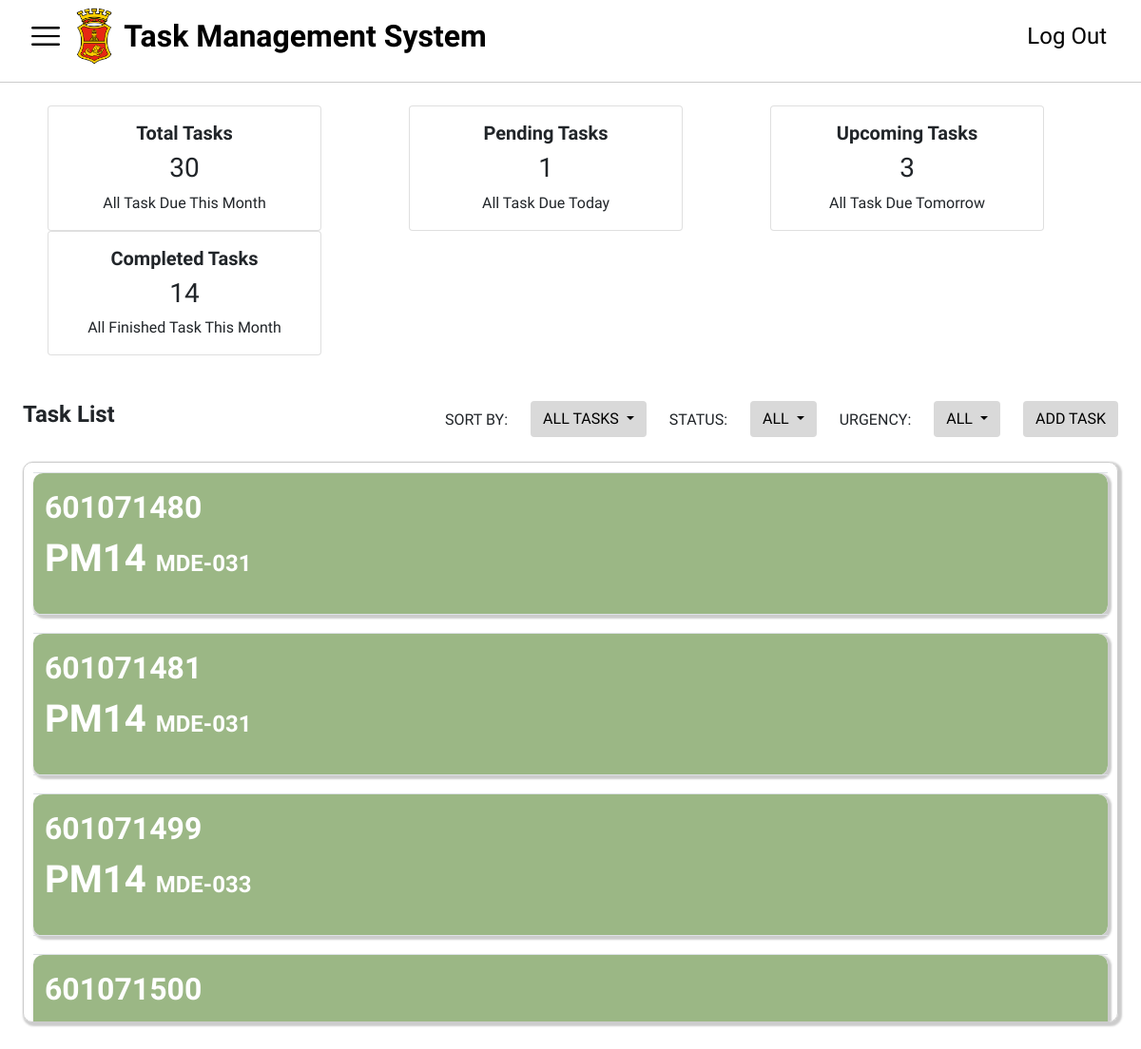
Page /dashboard.php on the committed database.
### tables this page shows
CREATE TABLE `tasks` (
  `taskID` int(11) NOT NULL,
  `startDate` date DEFAULT NULL,
  `orderType` varchar(255) DEFAULT NULL,
  `orderDescription` varchar(255) DEFAULT NULL,
  `maintenance_plan` varchar(255) DEFAULT NULL,
  `mpDescription` varchar(255) DEFAULT NULL,
  `mainWorkCtr` varchar(255) DEFAULT NULL,
  `systemStatus` varchar(255) DEFAULT NULL,
  `ssDescription` varchar(255) DEFAULT NULL,
  `plannerGroup` varchar(255) DEFAULT NULL,
  `costCenter` varchar(255) DEFAULT NULL,
  `equipmentID` int(11) DEFAULT NULL,
  `taskStatus` enum('Pending','Completed') NOT NULL DEFAULT 'Pending',
  `urgency` enum('Low','Medium','High') NOT NULL DEFAULT 'Low'
);

### dashboard.php (the view, shortened to what this page needs)
<?php
include('conn.php');
$selectedSort = isset($_GET['sort']) ? $_GET['sort'] : 'all';
$selectedStatus = isset($_GET['status']) ? $_GET['status'] : 'all';
$selectedUrgency = isset($_GET['urgency']) ? $_GET['urgency'] : 'all';
$currentDate = date('Y-m-d');
$tomorrowDate = date('Y-m-d', strtotime('+1 day'));
$firstDayOfMonth = date('Y-m-01');
$lastDayOfMonth = date('Y-m-t');
$query = "SELECT * FROM tasks WHERE startDate BETWEEN '$firstDayOfMonth' AND '$lastDayOfMonth'";
$result = mysqli_query($conn, $query);
$sqlTotalTasks = "SELECT COUNT(*) AS totalTasks FROM tasks WHERE startDate BETWEEN '$firstDayOfMonth' AND '$lastDayOfMonth'";
$resultTotalTasks = mysqli_query($conn, $sqlTotalTasks);
$rowTotalTasks = mysqli_fetch_assoc($resultTotalTasks);
$totalTasks = $rowTotalTasks['totalTasks'];
$sqlPendingTasks = "SELECT COUNT(*) AS pendingTasks FROM tasks WHERE startDate = '$currentDate' AND startDate BETWEEN '$firstDayOfMonth' AND '$lastDayOfMonth'";
$resultPendingTasks = mysqli_query($conn, $sqlPendingTasks);
$rowPendingTasks = mysqli_fetch_assoc($resultPendingTasks);
$pendingTasks = $rowPendingTasks['pendingTasks'];
$sqlUpcomingTasks = "SELECT COUNT(*) AS upcomingTasks FROM tasks WHERE startDate = '$tomorrowDate' AND startDate BETWEEN '$firstDayOfMonth' AND '$lastDayOfMonth'";
$resultUpcomingTasks = mysqli_query($conn, $sqlUpcomingTasks);
$rowUpcomingTasks = mysqli_fetch_assoc($resultUpcomingTasks);
$upcomingTasks = $rowUpcomingTasks['upcomingTasks'];
$sqlCompletedTasks = "SELECT COUNT(*) AS completedTasks FROM tasks WHERE taskStatus = 'Completed' AND startDate BETWEEN '$firstDayOfMonth' AND '$lastDayOfMonth'";
$resultCompletedTasks = mysqli_query($conn, $sqlCompletedTasks);
$rowCompletedTasks = mysqli_fetch_assoc($resultCompletedTasks);
$completedTasks = $rowCompletedTasks['completedTasks'];
?>
<!DOCTYPE html>
<html lang="en">
<head>
  <?php
    include('header.php');
  ?>
</head>
<body>
  <nav class="navbar navbar-expand-lg bg-body-tertiary">
    <div class="container-fluid" id="side-menu">
      <img src="images/menu-bar.png" data-bs-toggle="offcanvas" href="#offcanvasExample" aria-controls="offcanvasExample" id="burger">
      <div class="collapse navbar-collapse" id="navbarNav">
        <img src="images/San_Miguel_Corporation_logo.webp" id="navlogo"><br>
        <a class="navbar-brand" id="tms" href="dashboard.php">Task Management System</a>
        <ul class="navbar-nav ms-auto">
          <li class="nav-item">
            <a class="nav-link" href="index.php" id="logout">Log Out</a>
          </li>
        </ul>
      </div>
    </div>
  </nav>
  <div class="header-divider"></div><br>
  <div class="container text-center">
    <div class="row">
        <div class="col mx-2">
            <div class="card" style="width: 18rem;">
                <div class="card-body">
                    <h5 class="card-title fw-bold">Total Tasks</h5>
                    <h3><?php echo $totalTasks; ?></h3>
                    <h7>All Task Due This Month</h7>
                </div>
            </div>
        </div>
        <div class="col mx-2">
            <div class="card" style="width: 18rem;">
                <div class="card-body">
                    <h5 class="card-title fw-bold">Pending Tasks</h5>
                    <h3 class="card-text"><?php echo $pendingTasks; ?></h3>
                    <h7>All Task Due Today</h7>
                </div>
            </div>
        </div>
        <div class="col mx-2">
            <div class="card" style="width: 18rem;">
                <div class="card-body">
                    <h5 class="card-title fw-bold">Upcoming Tasks</h5>
                    <h3 class="card-text"><?php echo $upcomingTasks; ?></h3>
                    <h7>All Task Due Tomorrow</h7>
                </div>
            </div>
        </div>
        <div class="col mx-2">
            <div class="card" style="width: 18rem;">
                <div class="card-body">
                    <h5 class="card-title fw-bold">Completed Tasks</h5>
                    <h3 class="card-text"><?php echo $completedTasks; ?></h3>
                    <h7>All Finished Task This Month</h7>
                </div>
            </div>
        </div>
    </div>
</div>
  <div class="mx-4 mt-5">
    <div class="row">
      <div class="col">
      <h4 class="fw-bold">Task List</h4>
      </div>
      <div class="col-auto pt-2">
        <p>SORT BY:</p>
      </div>
      <div class="col-auto">
        <div class="dropdown">
            <button class="btn dropdown-toggle" type="button" id="sortDropdown" data-bs-toggle="dropdown" aria-expanded="false">
                <?php echo strtoupper($selectedSort === 'all' ? 'ALL TASKS' : $selectedSort); ?>
            </button>
        </div>
      </div>
      <div class="col-auto pt-2">
        <p>STATUS:</p>
      </div>
      <div class="col-auto">
        <div class="dropdown">
            <button class="btn dropdown-toggle" type="button" id="statusDropdown" data-bs-toggle="dropdown" aria-expanded="false">
                <?php echo strtoupper($selectedStatus === 'all' ? 'ALL' : $selectedStatus); ?>
            </button>
        </div>
      </div>
      <div class="col-auto pt-2">
        <p>URGENCY:</p>
      </div>
      <div class="col-auto">
        <div class="dropdown">
            <button class="btn dropdown-toggle" type="button" id="urgencyDropdown" data-bs-toggle="dropdown" aria-expanded="false">
                <?php echo strtoupper($selectedUrgency === 'all' ? 'ALL' : $selectedUrgency); ?>
            </button>
        </div>
      </div>
      <div class="col-auto">
          <button type="button" class="btn " data-bs-toggle="modal" data-bs-target="#exampleModal" id="addtask">ADD TASK</button>
      </div>
    </div>
  </div>
  <div class="mt-3 mx-4" id="notiflist">
    <table class="table">
        <?php
        if ($result) {
          while ($row = mysqli_fetch_assoc($result)) {
              $urgencyClass = '';
              if ($row['urgency'] === 'Low') {
                  $urgencyClass = 'low-urgency';
              } elseif ($row['urgency'] === 'Medium') {
                  $urgencyClass = 'medium-urgency';
              } elseif ($row['urgency'] === 'High') {
                  $urgencyClass = 'high-urgency';
              } else {
                  $urgencyClass = 'default-urgency';
              }
              echo '<tr onclick="fillModal(' . $row['taskID'] . ', \'' .
              (isset($row['orderType']) ? htmlspecialchars($row['orderType']) : '') . '\', \'' .
              (isset($row['mainWorkCtr']) ? htmlspecialchars($row['mainWorkCtr']) : '') . '\', \'' .
              (isset($row['orderDescription']) ? htmlspecialchars($row['orderDescription']) : '') . '\', \'' .
              (isset($row['maintenance_plan']) ? htmlspecialchars($row['maintenance_plan']) : '') . '\', \'' .
              (isset($row['mpDescription']) ? htmlspecialchars($row['mpDescription']) : '') . '\', \'' .
              (isset($row['systemStatus']) ? htmlspecialchars($row['systemStatus']) : '') . '\', \'' .
              (isset($row['ssDescription']) ? htmlspecialchars($row['ssDescription']) : '') . '\', \'' .
              (isset($row['plannerGroup']) ? htmlspecialchars($row['plannerGroup']) : '') . '\', \'' .
              (isset($row['costCenter']) ? htmlspecialchars($row['costCenter']) : '') . '\', \'' .
              (isset($row['equipmentID']) ? htmlspecialchars($row['equipmentID']) : '') . '\', \'' .
              (isset($row['taskStatus']) ? htmlspecialchars($row['taskStatus']) : '') . '\')"
              data-bs-toggle="modal" data-bs-target="#updateTaskModal" class="' . $urgencyClass . '">';
              echo '<td>';
              echo '<p class="taskid">' . htmlspecialchars($row['taskID']) . '</p>';
              echo '<p class="order-type">' . htmlspecialchars($row['orderType']) . ' <span class="main-work-ctr">' . htmlspecialchars($row['mainWorkCtr']) . '</span></p>';
              echo '</td>';
              echo '</tr>';
              echo '<tr style="height: 20px;"></tr>';
          }
      } else {
          echo '<tr><td colspan="2">Failed to fetch data from database.</td></tr>';
      }
        ?>
    </table>
</div>
</body>
</html>

### styles/style.css (style rules this page uses)
body, html { height: 100%; margin: 0; font-family: "Exo 2" !important; }
#navlogo { width: 2.5%; outline: #000; min-width: 40px; min-height: 40px; }
#tms { font-size: 32px; font-weight: bold; text-align: left; margin-left: 1%; color: rgb(0, 0, 0); cursor: pointer; }
#burger { width: 40px; margin-right: 1%; min-width: 40px; }
#side-menu { font-family: "Exo 2"; }
#logout { font-size: 24px; text-align: right; color: #000; }
#navbarNav { border-bottom: #000; border-width: 1px; }
#addtask, #sortDropdown { float: right; background-color: #d9d9d9; stroke: #d9d9d9; color: #000; }
#statusDropdown, #urgencyDropdown { float: right; background-color: #d9d9d9; stroke: #d9d9d9; color: #000; }
#notiflist { max-height: 590px; overflow-y: auto; border: 1px solid #ccc; border-radius: 10px; box-shadow: 2px 2px 2px 2px #ccc; padding: 10px; padding-bottom: 20px; color: #000; }
#notiflist table { width: 100%; border-collapse: collapse; margin-bottom: 20px; }
#notiflist td { padding: 12px; color: #ffffff; border-radius: 10px; box-shadow: 2px 2px 2px 2px #ccc; cursor: pointer; }
#notiflist td .order-type { display: inline-block; margin-right: 10px; font-size: 40px; font-weight: bold; }
#notiflist td .main-work-ctr { font-size: 24px; font-weight: bold; }
#notiflist td .taskid { font-size: 32px; margin-bottom: 0; font-weight: bold; }
#notiflist tr { margin-top: 2%; margin-bottom: 2%; }
#notiflist a, #notiflist p { text-decoration: none; color: inherit; }
.header-divider { height: 1px; background-color: #ccc; margin-top: 10px; }
.low-urgency { background-color: rgba(131, 166, 103, 0.8); color: white; }

### rows in the picture
tasks: taskID "601071480", orderType "PM14", mainWorkCtr "MDE-031"
tasks: taskID "601071481", orderType "PM14", mainWorkCtr "MDE-031"
tasks: taskID "601071499", orderType "PM14", mainWorkCtr "MDE-033"
tasks: taskID "601071500"

### other values in the picture
$totalTasks "30"
$pendingTasks "1"
$upcomingTasks "3"
$completedTasks "14"
$selectedSort === 'all' ? 'ALL TASKS' : $selectedSort "ALL TASKS"
$selectedStatus === 'all' ? 'ALL' : $selectedStatus "ALL"
$selectedUrgency === 'all' ? 'ALL' : $selectedUrgency "ALL"
